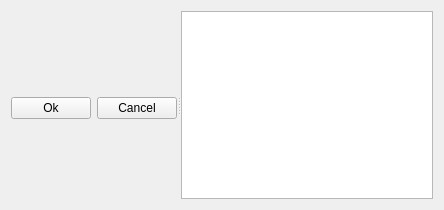
<?xml version="1.0" encoding="UTF-8"?>
<ui version="4.0">
 <class>QPluginSelectionView</class>
 <widget class="QWidget" name="QPluginSelectionView">
  <property name="geometry">
   <rect>
    <x>0</x>
    <y>0</y>
    <width>444</width>
    <height>210</height>
   </rect>
  </property>
  <property name="windowTitle">
   <string>Form</string>
  </property>
  <layout class="QGridLayout" name="gridLayout">
   <item row="0" column="0">
    <widget class="QSplitter" name="splitter">
     <property name="orientation">
      <enum>Qt::Horizontal</enum>
     </property>
     <widget class="QWidget" name="">
      <layout class="QVBoxLayout" name="verticalLayout">
       <item>
        <spacer name="verticalSpacer">
         <property name="orientation">
          <enum>Qt::Vertical</enum>
         </property>
        </spacer>
       </item>
       <item>
        <layout class="QHBoxLayout" name="horizontalLayout">
         <item>
          <widget class="QPushButton" name="Ok">
           <property name="text">
            <string>Ok</string>
           </property>
          </widget>
         </item>
         <item>
          <widget class="QPushButton" name="Cancel">
           <property name="text">
            <string>Cancel</string>
           </property>
          </widget>
         </item>
        </layout>
       </item>
      </layout>
     </widget>
     <widget class="QTextEdit" name="textEdit"/>
    </widget>
   </item>
  </layout>
  <zorder>Ok</zorder>
  <zorder>textEdit</zorder>
  <zorder></zorder>
 </widget>
 <resources/>
 <connections/>
</ui>
